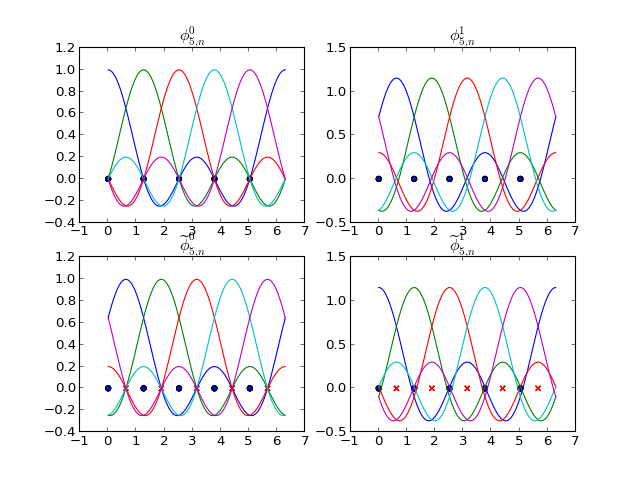

The Python source for this figure:
from dec.spectral import *
from matplotlib.pyplot import *
from dec.plot import plot_bases_1d
N = 5
g = Grid_1D_Periodic(N)
plot_bases_1d(g, g.xmin, g.xmax, "\phi")
